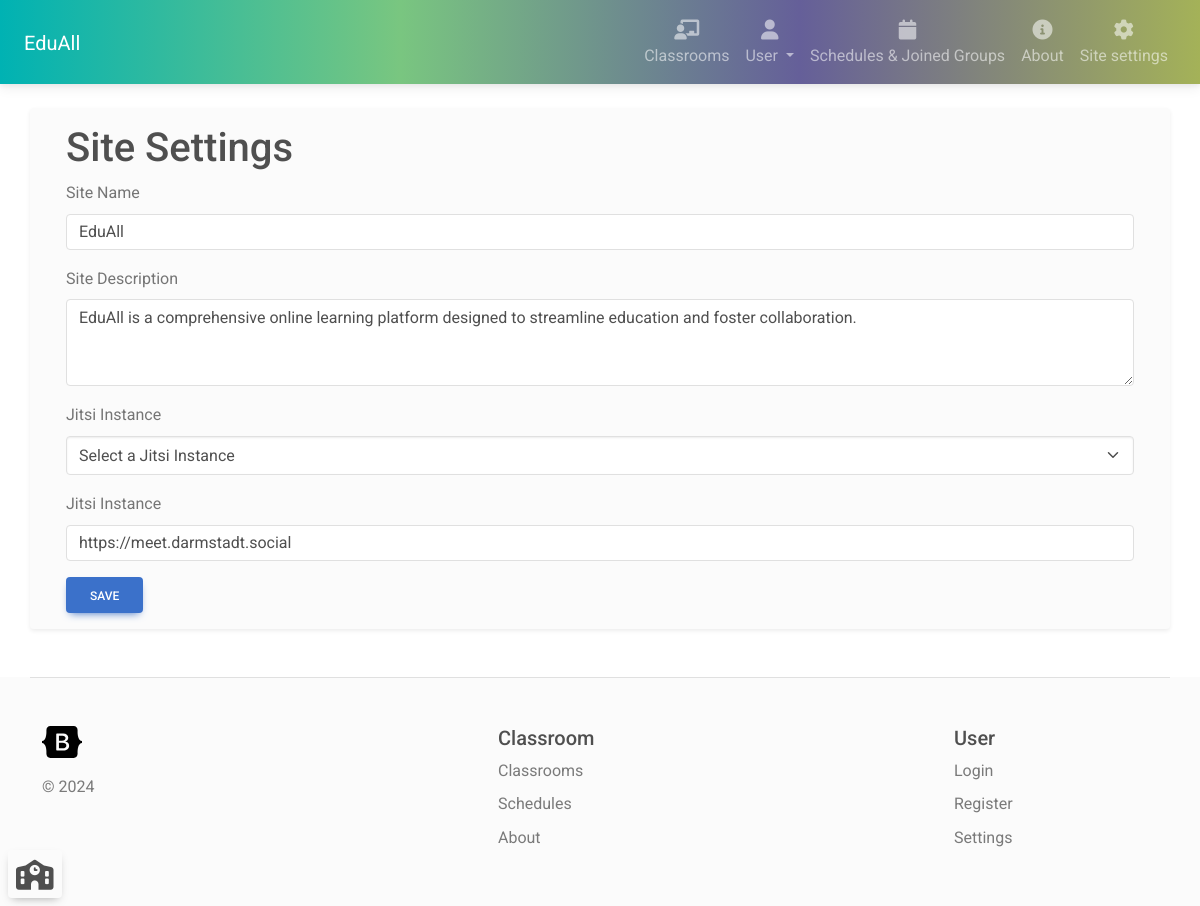
/site_settings (signed in), run on the app's committed database.
### classroom_manager/models.py (models this page shows, shortened)
class Configuration(models.Model):
    key = models.CharField(max_length=200)
    value = models.CharField(max_length=200)

### classroom_manager/views.py (the view, shortened to what this page needs)
# urls.py: path('site_settings', views.siteSettings, name="site_settings"),
@login_required(login_url='login')
def siteSettings(request: HttpRequest):
    if not isUserAdmin(request.user.id):
        return render(request, '403page.html')
    if request.method == 'GET':
        jitsiInstance = Configuration.objects.filter(key='jitsiInstance').first()
        siteName = Configuration.objects.filter(key='siteName').first()
        siteDescription = Configuration.objects.filter(key='siteDescription').first()
        context = {'jitsiInstance': jitsiInstance.value, 'siteName': siteName.value, 'siteDescription': siteDescription.value }
        return render(request, 'site_settings.html', context)

### classroom_manager/context_processor.py (called while the page is built)
def configuration_processor(request):
    siteName = Configuration.objects.filter(key='siteName').first()
    siteDescription = Configuration.objects.filter(key='siteDescription').first()
    if siteName is None:
        siteName = 'EduAll'
    else:
        siteName = siteName.value
    if siteDescription is None:
        siteDescription = 'EduAll is a platform for managing classrooms and learning groups.'
    else:
        siteDescription = siteDescription.value
    return {'siteName': siteName, 'siteDescription': siteDescription}

### classroom_manager/views.py (called while the page is built)
def isUserAdmin(userId: int):
    return User.objects.filter(id=userId, is_staff=True).exists()

### classroom_manager/templates/site_settings.html (shortened to what this page needs)
{% extends 'navbar.html' %}
{% block content %}
<div class="container">
    <h1>Site Settings</h1>
    <form action="{% url 'site_settings' %}" method="post">
        <div class="mb-3">
            <label for="siteName" class="form-label">Site Name</label>
            <input type="text" class="form-control" id="siteName" name="siteName" value="{{ siteName }}" required>
        </div>
        <div class="mb-3">
            <label for="siteDescription" class="form-label">Site Description</label>
            <textarea class="form-control" id="siteDescription" name="siteDescription" rows="3" required>{{ siteDescription }}</textarea>
        </div>
        <div class="mb-3">
            <label for="jitsiInstanceSelect" class="form-label">Jitsi Instance</label>
            <select class="form-select" id="jitsiInstanceSelect" name="jitsiInstanceSelect">
                <option value="" {% if jitsiInstance == '' %}selected{% endif %}>Select a Jitsi Instance</option>
            </select>
        </div>
        <div class="mb-3">
            <label for="jitsiInstance" class="form-label">Jitsi Instance</label>
            <input type="text" class="form-control" id="jitsiInstance" name="jitsiInstance" value="{{ jitsiInstance }}">
        </div>
        <button type="submit" class="btn btn-primary">Save</button>
    </form>
</div>
{% endblock %}

### classroom_manager/static/css/variables.css (style rules this page uses)
:root { --primary: #155bd5; --primary-dark: #1c3ab6; --primary-light: #e2f1ff; --accent: #00d4d7; --accent-dark: #00bac1; --accent-light: #dff9f8; --success: #13d527; --success-dark: #00ae11; --success-light: #eafbe7; --secondary: #8f15d5; --secondary-dark: #6013c7; --secondary-light: #f4e5fa; --info: #15b2d5; --info-dark: #0f8ca8; --info-light: #e0f5fa; --caution: #dbbb25; --caution-dark: #d58f15; --caution-light: #fbf9e4; --error: #e6185e; --error-dark: #bf1257; --error-light: #fce4eb; --black: #1d1d1d; --dark-1: #2d2d2d; --dark-2: #4d4d4d; --dark-3: #6d6d6d; --gray-1: #8d8d8d; --gray-2: #adadad; --gray-3: #cdcdcd; --gray-4: #e0e0e0; --light-1: #efefef; --light-2: #f5f5f5; --light-3: #fafafa; --white: #ffffff; --gradient-1: linear-gradient(180deg, #155bd5 0%, #1c3ab6 100%); --gradient-2: linear-gradient(180deg, #155bd5 13.02%, #00d4d7 85.42%); --gradient-3: linear-gradient(180deg, #155bd5 0%, #8f15d5 100%); --gradient-4: linear-gradient(180deg, #155bd5 0%, #13d527 100%); --gradient-5: linear-gradient(180deg, #155bd5 0%, #15bbd5 100%); --gradient-6: linear-gradient(180deg, #155bd5 0%, #dbbb25 100%); --gradient-7: linear-gradient(180deg, #155bd5 0%, #e6185e 100%); --gradient-8: linear-gradient(180deg, #1c3ab6 0%, #00bac1 100%); --gradient-9: linear-gradient(180deg, #00d4d7 13.02%, #155bd5 85.42%); --shadow-1: 0px 0px 1px rgba(40, 41, 61, 0.08), 0px 0.5px 2px rgba(96, 97, 112, 0.16); --shadow-2: 0px 0px 1px rgba(40, 41, 61, 0.04), 0px 2px 4px rgba(96, 97, 112, 0.16); --shadow-3: 0px 0px 2px rgba(40, 41, 61, 0.04), 0px 4px 8px rgba(96, 97, 112, 0.16); --shadow-4: 0px 2px 4px rgba(40, 41, 61, 0.04), 0px 8px 16px rgba(96, 97, 112, 0.16); --shadow-5: 0px 2px 8px rgba(40, 41, 61, 0.04), 0px 16px 24px rgba(96, 97, 112, 0.16); --shadow-6: 0px 2px 8px rgba(40, 41, 61, 0.08), 0px 20px 32px rgba(96, 97, 112, 0.24); }

### data on the page
Configuration: siteName "EduAll"
Configuration: siteDescription "EduAll is a comprehensive online learning platform designed to streamline education and foster collaboration."
Configuration: jitsiInstance "https://meet.darmstadt.social"
